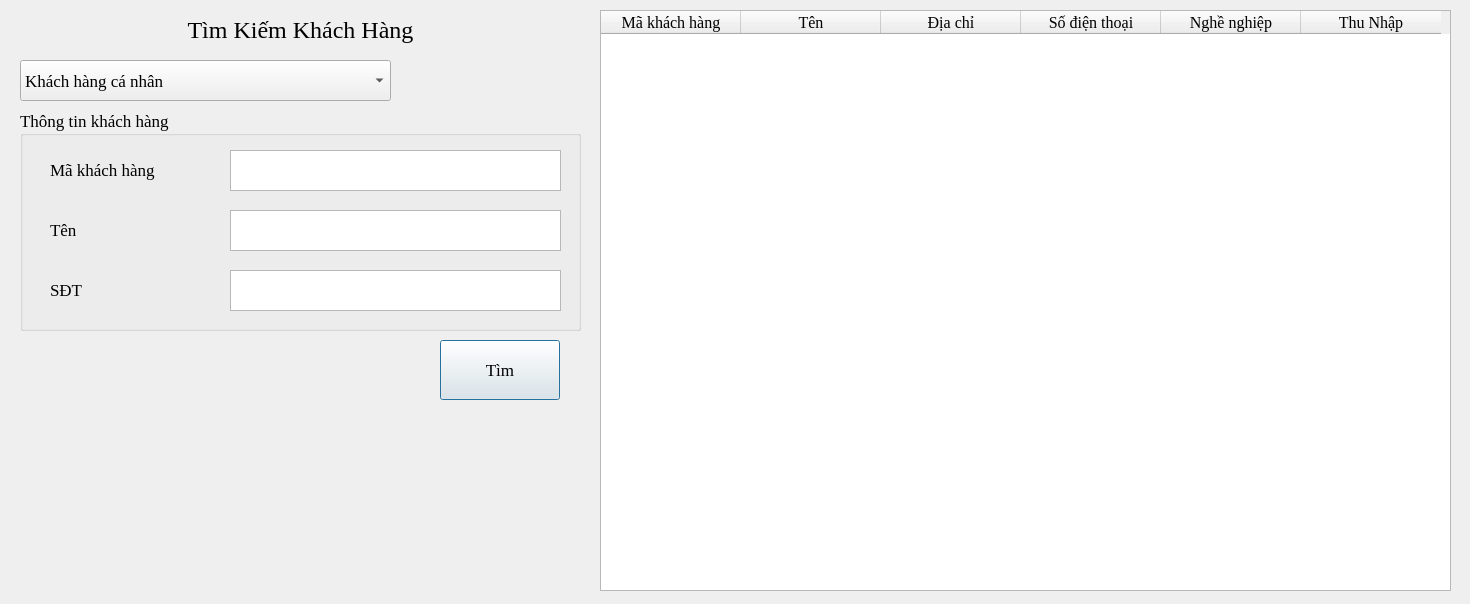
<?xml version="1.0" encoding="UTF-8"?>
<ui version="4.0">
 <class>Dialog</class>
 <widget class="QDialog" name="Dialog">
  <property name="geometry">
   <rect>
    <x>0</x>
    <y>0</y>
    <width>1470</width>
    <height>604</height>
   </rect>
  </property>
  <property name="font">
   <font>
    <family>MS Shell Dlg 2</family>
    <pointsize>16</pointsize>
   </font>
  </property>
  <property name="windowTitle">
   <string>Dialog</string>
  </property>
  <widget class="QPushButton" name="pushButton">
   <property name="geometry">
    <rect>
     <x>440</x>
     <y>340</y>
     <width>120</width>
     <height>60</height>
    </rect>
   </property>
   <property name="font">
    <font>
     <family>Times New Roman</family>
     <pointsize>13</pointsize>
    </font>
   </property>
   <property name="text">
    <string>Tìm</string>
   </property>
  </widget>
  <widget class="QLabel" name="label_5">
   <property name="geometry">
    <rect>
     <x>10</x>
     <y>10</y>
     <width>581</width>
     <height>40</height>
    </rect>
   </property>
   <property name="font">
    <font>
     <family>Times New Roman</family>
     <pointsize>18</pointsize>
    </font>
   </property>
   <property name="text">
    <string>Tìm Kiếm Khách Hàng</string>
   </property>
   <property name="alignment">
    <set>Qt::AlignCenter</set>
   </property>
  </widget>
  <widget class="QTableWidget" name="tableWidget">
   <property name="geometry">
    <rect>
     <x>600</x>
     <y>10</y>
     <width>851</width>
     <height>581</height>
    </rect>
   </property>
   <property name="minimumSize">
    <size>
     <width>711</width>
     <height>200</height>
    </size>
   </property>
   <property name="maximumSize">
    <size>
     <width>1000</width>
     <height>600</height>
    </size>
   </property>
   <property name="font">
    <font>
     <family>Times New Roman</family>
     <pointsize>12</pointsize>
    </font>
   </property>
   <property name="layoutDirection">
    <enum>Qt::LeftToRight</enum>
   </property>
   <property name="editTriggers">
    <set>QAbstractItemView::NoEditTriggers</set>
   </property>
   <attribute name="horizontalHeaderVisible">
    <bool>true</bool>
   </attribute>
   <attribute name="horizontalHeaderMinimumSectionSize">
    <number>70</number>
   </attribute>
   <attribute name="horizontalHeaderDefaultSectionSize">
    <number>140</number>
   </attribute>
   <column>
    <property name="text">
     <string>Mã khách hàng</string>
    </property>
    <property name="font">
     <font>
      <pointsize>12</pointsize>
     </font>
    </property>
   </column>
   <column>
    <property name="text">
     <string>Tên</string>
    </property>
    <property name="font">
     <font>
      <pointsize>12</pointsize>
     </font>
    </property>
   </column>
   <column>
    <property name="text">
     <string>Địa chỉ</string>
    </property>
    <property name="font">
     <font>
      <pointsize>12</pointsize>
     </font>
    </property>
   </column>
   <column>
    <property name="text">
     <string>Số điện thoại</string>
    </property>
    <property name="font">
     <font>
      <pointsize>12</pointsize>
     </font>
    </property>
   </column>
   <column>
    <property name="text">
     <string>Nghề nghiệp</string>
    </property>
    <property name="font">
     <font>
      <pointsize>12</pointsize>
     </font>
    </property>
   </column>
   <column>
    <property name="text">
     <string>Thu Nhập</string>
    </property>
    <property name="font">
     <font>
      <pointsize>12</pointsize>
     </font>
    </property>
   </column>
  </widget>
  <widget class="QComboBox" name="comboBox">
   <property name="geometry">
    <rect>
     <x>20</x>
     <y>60</y>
     <width>371</width>
     <height>41</height>
    </rect>
   </property>
   <property name="font">
    <font>
     <family>Times New Roman</family>
     <pointsize>13</pointsize>
    </font>
   </property>
   <item>
    <property name="text">
     <string>Khách hàng cá nhân</string>
    </property>
   </item>
   <item>
    <property name="text">
     <string>Khách hàng tổ chức/doanh nghiệp</string>
    </property>
   </item>
  </widget>
  <widget class="QGroupBox" name="groupBox">
   <property name="geometry">
    <rect>
     <x>20</x>
     <y>110</y>
     <width>561</width>
     <height>221</height>
    </rect>
   </property>
   <property name="font">
    <font>
     <family>Times New Roman</family>
     <pointsize>13</pointsize>
    </font>
   </property>
   <property name="title">
    <string>Thông tin khách hàng</string>
   </property>
   <widget class="QLabel" name="label">
    <property name="geometry">
     <rect>
      <x>30</x>
      <y>40</y>
      <width>200</width>
      <height>40</height>
     </rect>
    </property>
    <property name="font">
     <font>
      <family>Times New Roman</family>
      <pointsize>13</pointsize>
     </font>
    </property>
    <property name="text">
     <string>Mã khách hàng</string>
    </property>
   </widget>
   <widget class="QTextEdit" name="textEdit_3">
    <property name="geometry">
     <rect>
      <x>210</x>
      <y>160</y>
      <width>331</width>
      <height>41</height>
     </rect>
    </property>
    <property name="font">
     <font>
      <family>Times New Roman</family>
      <pointsize>13</pointsize>
     </font>
    </property>
   </widget>
   <widget class="QTextEdit" name="textEdit">
    <property name="geometry">
     <rect>
      <x>210</x>
      <y>40</y>
      <width>331</width>
      <height>41</height>
     </rect>
    </property>
    <property name="font">
     <font>
      <family>Times New Roman</family>
      <pointsize>13</pointsize>
     </font>
    </property>
   </widget>
   <widget class="QLabel" name="label_3">
    <property name="geometry">
     <rect>
      <x>30</x>
      <y>160</y>
      <width>201</width>
      <height>40</height>
     </rect>
    </property>
    <property name="font">
     <font>
      <family>Times New Roman</family>
      <pointsize>13</pointsize>
     </font>
    </property>
    <property name="text">
     <string>SĐT</string>
    </property>
   </widget>
   <widget class="QTextEdit" name="textEdit_2">
    <property name="geometry">
     <rect>
      <x>210</x>
      <y>100</y>
      <width>331</width>
      <height>41</height>
     </rect>
    </property>
    <property name="font">
     <font>
      <family>Times New Roman</family>
      <pointsize>13</pointsize>
     </font>
    </property>
   </widget>
   <widget class="QLabel" name="label_2">
    <property name="geometry">
     <rect>
      <x>30</x>
      <y>100</y>
      <width>200</width>
      <height>40</height>
     </rect>
    </property>
    <property name="font">
     <font>
      <family>Times New Roman</family>
      <pointsize>13</pointsize>
     </font>
    </property>
    <property name="text">
     <string>Tên</string>
    </property>
   </widget>
  </widget>
 </widget>
 <resources/>
 <connections/>
</ui>
